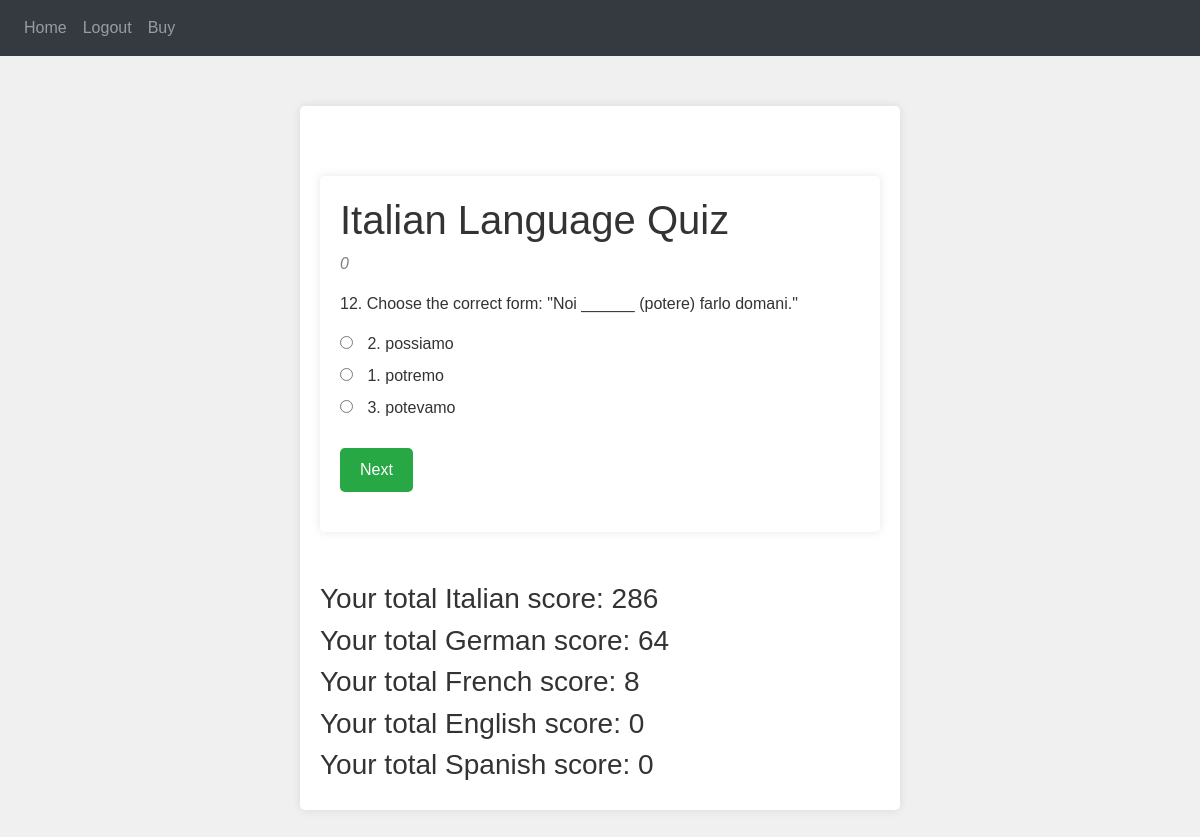
The page /quiz (signed in) on the database as committed earlier.
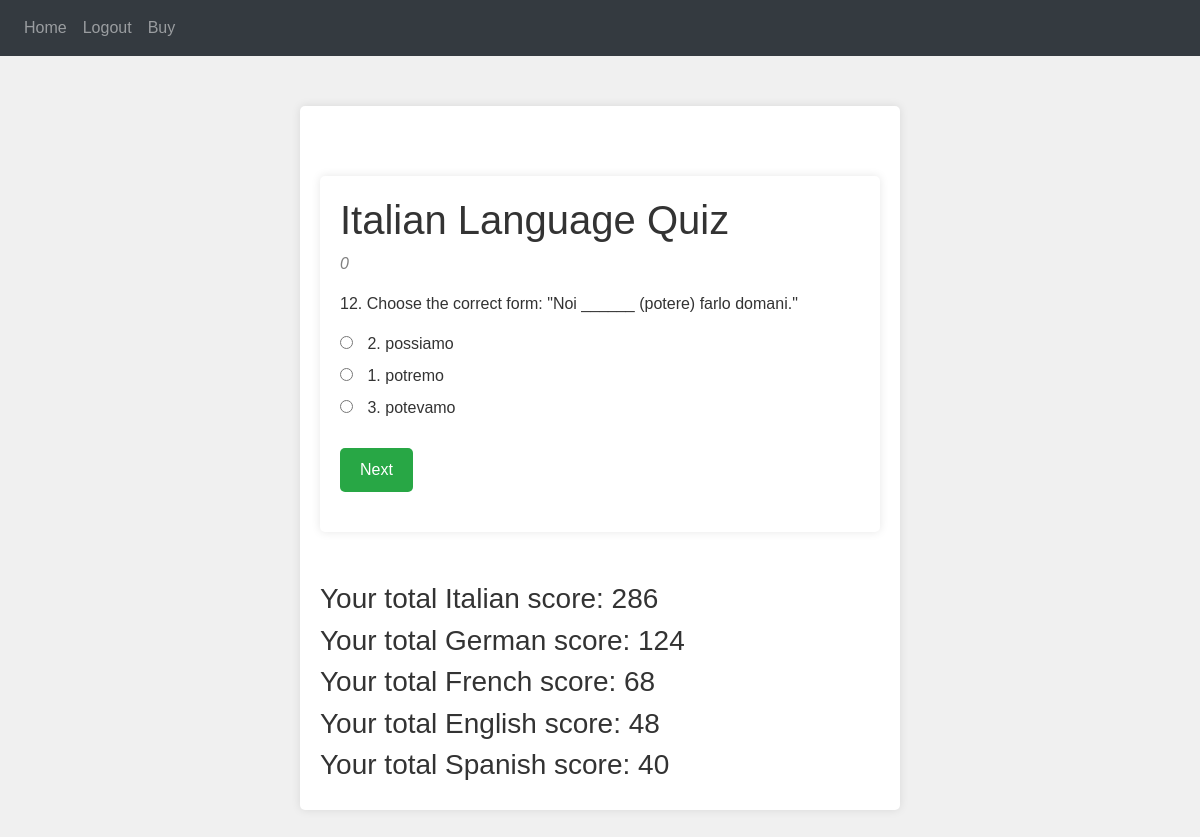
The same page on the database as committed later.
### website/models.py (models this page shows)
class User(db.Model, UserMixin):
    id = db.Column(db.Integer, primary_key=True)
    email = db.Column(db.String(150), unique=True)
    password = db.Column(db.String(150))
    first_name = db.Column(db.String(150))
    notes = db.relationship('Note')
    quiz_results = db.relationship('QuizResult', backref='user', lazy=True)
    total_score_it = db.Column(db.Integer, default=0)
    total_score_de = db.Column(db.Integer, default=0)
    total_score_fr = db.Column(db.Integer, default=0)
    total_score_en = db.Column(db.Integer, default=0)
    total_score_es = db.Column(db.Integer, default=0)

### website/views.py (the view, shortened to what this page needs)
@views.route('/quiz', methods=['GET', 'POST'])
@login_required
def quiz():
    language_map = {
        'it': 'Italian',
        'de': 'German',
        'fr': 'French',
        'en': 'English',
        'es': 'Spanish'
    }
    language = session.get('language', 'it')  # Default to 'it' if not set
    language_name = language_map.get(language, 'Italian')  # Default to 'Italian' if language code is not recognized
    question_ids = [q.id for q in Question.query.filter_by(language=language).all()]
    if len(question_ids) > 10:
        question_ids = random.sample(question_ids, 10)
        print(question_ids)
    questions = Question.query.filter(Question.id.in_(question_ids)).all()
    print(questions)
    for q in questions:
        options = [
            {'label': 'a', 'text': q.option_a},
            {'label': 'b', 'text': q.option_b},
            {'label': 'c', 'text': q.option_c}
        ]
        random.shuffle(options)
        q.shuffled_options = options
    return render_template('quiz.html', user=current_user, questions=questions, language_name=language_name)

### website/__init__.py (called while the page is built)
def create_app():
    app = Flask(__name__)
    app.config['SECRET_KEY'] = 'hjshjhdjah kjshkjdhjs'
    app.config['SQLALCHEMY_DATABASE_URI'] = f'sqlite:///{DB_NAME}'
    app.config['STRIPE_PUBLIC_KEY'] = environ.get('STRIPE_PUBLIC_KEY')
    app.config['STRIPE_SECRET_KEY'] = environ.get('STRIPE_SECRET_KEY')
    stripe.api_key = app.config['STRIPE_SECRET_KEY']
    db.init_app(app)
    from .views import views
    from .auth import auth
    app.register_blueprint(views, url_prefix='/')
    app.register_blueprint(auth, url_prefix='/')
    from .models import User, Note
    with app.app_context():
        db.create_all()
    login_manager = LoginManager()
    login_manager.login_view = 'auth.login'
    login_manager.init_app(app)
    @login_manager.user_loader
    def load_user(id):
        return User.query.get(int(id))
    return app

### website/templates/quiz.html (shortened to what this page needs)
{% extends "base.html" %} {% block title %}{{ language_name }} Quiz{% endblock %} {% block content %}
<div class="container">
    <h1>{{ language_name }} Language Quiz</h1>
    {% for q in questions %}
    <div class="question {% if loop.first %}active{% endif %}" id="question{{ loop.index }}">
      <p style="color:grey;font-style:italic">{{ q.qtype }}</p>
      <p>{{ q.question_text }}</p>
        <div class="answers">
            <label>
                <input type="radio" name="q{{ loop.index }}" value="{{ q.shuffled_options[0].label }}"> {{ q.shuffled_options[0].text }}
            </label><br>
            <label>
                <input type="radio" name="q{{ loop.index }}" value="{{ q.shuffled_options[1].label }}"> {{ q.shuffled_options[1].text }}
            </label><br>
            <label>
                <input type="radio" name="q{{ loop.index }}" value="{{ q.shuffled_options[2].label }}"> {{ q.shuffled_options[2].text }}
            </label><br>
        </div>
        {% if not loop.last %}
        <button class="btn" onclick="nextQuestion({{ loop.index }}, {{ q.id }}, '{{ q.language }}', '{{ q.qtype }}', '{{ q.difficulty }}')">Next</button>
    {% else %}
        <button class="btn" onclick="nextQuestion({{ 10 }}, {{ q.id }}, '{{ q.language }}', '{{ q.qtype }}', '{{ q.difficulty }}')">Next</button>
    {% endif %}
    </div>
    {% endfor %}
</div>
<div class="score-display">
  <h3>Your total Italian score: {{ user.total_score_it }}</h3>
</div>
<div class="score-display">
  <h3>Your total German score: {{ user.total_score_de }}</h3>
</div>
<div class="score-display">
  <h3>Your total French score: {{ user.total_score_fr }}</h3>
</div>
<div class="score-display">
  <h3>Your total English score: {{ user.total_score_en }}</h3>
</div>
<div class="score-display">
  <h3>Your total Spanish score: {{ user.total_score_es }}</h3>
</div>
{% endblock %}

Rows that differ between the two databases and show on the page:
changed User: total_score_de "64" → "124"; total_score_fr "8" → "68"; total_score_en "0" → "48"; total_score_es "0" → "40"
